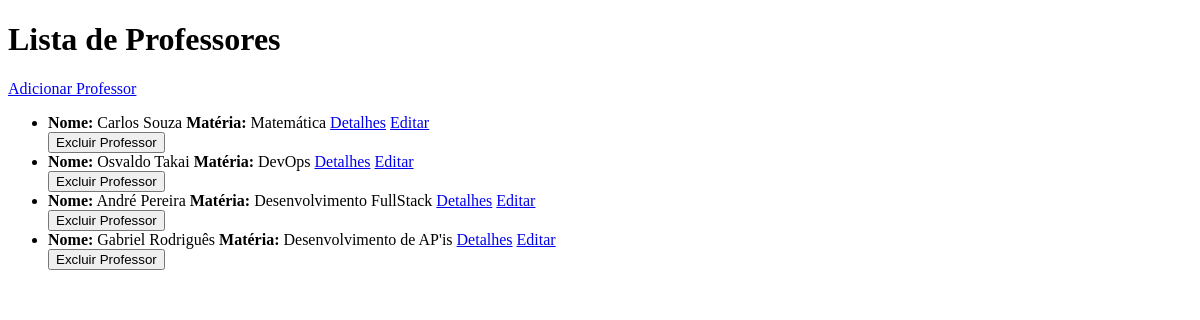
Page /professor on the earlier database version.
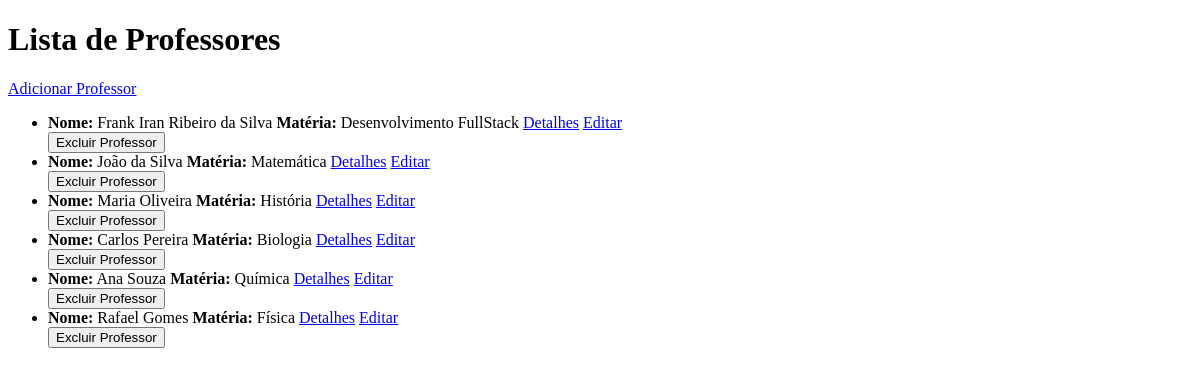
Same page on the later database version.
### app/models.py (models this page shows)
class Professor(db.Model):
    __tablename__ = 'professores'
    id = db.Column(db.Integer, primary_key=True)
    nome = db.Column(db.String(50), nullable=False)
    idade = db.Column(db.Integer)
    materia = db.Column(db.String(50))
    observacoes = db.Column(db.Text)
    turmas = db.relationship('Turma', backref='professor', lazy=True)

### app/professor/professor_routes.py (the view)
@professores_blueprint.route("/professor", methods=["GET"])
def listar_professores_view():
    professores = listar_professores()
    return render_template('professor/professor.html', professores=professores)

### app/professor/professor_model.py (called while the page is built)
def listar_professores():
    professores = Professor.query.all()
    return [
        {
            "id": professor.id,
            "nome": professor.nome,
            "idade": professor.idade,
            "matéria": professor.materia,
            "observações": professor.observacoes
        }
        for professor in professores
    ]

### app/templates/professor/professor.html (shortened to what this page needs)
<!DOCTYPE html>
<html lang="pt-BR">
<head>
</head>
<body>
    <h1>Lista de Professores</h1>
    <a href="/professores/novo">Adicionar Professor</a>
    <ul>
        {% if professores %}
            {% for professor in professores %}
                <li>
                    <strong>Nome:</strong> {{ professor.nome }}
                    <strong>Matéria:</strong> {{ professor.matéria }}
                    <a href="/professor/{{ professor.id }}">Detalhes</a>
                    <a href="/professores/{{ professor.id }}/atualizar">Editar</a>
                    <form action="/professores/{{ professor.id }}" method="POST" onsubmit="return confirmDelete(this);">
                        <button type="submit">Excluir Professor</button>
                    </form>
                </li>
            {% endfor %}
        {% else %}
            <li>Nenhum professor cadastrado.</li>
        {% endif %}
    </ul>
</body>
</html>

Differences in the rows shown:
removed Professor: nome "Carlos Souza", matéria "Matemática"
removed Professor: nome "Osvaldo Takai", matéria "DevOps"
removed Professor: nome "Gabriel Rodriguês", matéria "Desenvolvimento de AP'is"
added Professor: nome "Frank Iran Ribeiro da Silva", matéria "Desenvolvimento FullStack"
added Professor: nome "João da Silva", matéria "Matemática"
changed Professor: nome "André Pereira" → "Maria Oliveira"; matéria "Desenvolvimento FullStack" → "História"
added Professor: nome "Carlos Pereira", matéria "Biologia"
added Professor: nome "Ana Souza", matéria "Química"
added Professor: nome "Rafael Gomes", matéria "Física"
